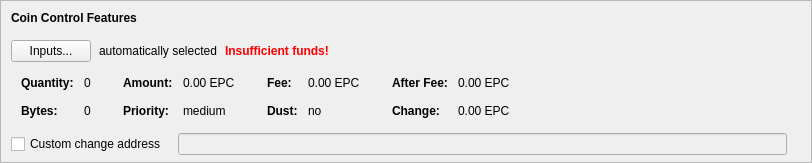
    <widget class="QFrame" name="frameCoinControl">
     <property name="sizePolicy">
      <sizepolicy hsizetype="Expanding" vsizetype="Expanding">
       <horstretch>0</horstretch>
       <verstretch>0</verstretch>
      </sizepolicy>
     </property>
     <property name="maximumSize">
      <size>
       <width>16777215</width>
       <height>16777215</height>
      </size>
     </property>
     <property name="frameShape">
      <enum>QFrame::StyledPanel</enum>
     </property>
     <property name="frameShadow">
      <enum>QFrame::Sunken</enum>
     </property>
     <layout class="QVBoxLayout" name="verticalLayoutCoinControl2">
      <property name="spacing">
       <number>0</number>
      </property>
      <property name="leftMargin">
       <number>0</number>
      </property>
      <property name="topMargin">
       <number>0</number>
      </property>
      <property name="rightMargin">
       <number>0</number>
      </property>
      <property name="bottomMargin">
       <number>6</number>
      </property>
      <item>
       <layout class="QVBoxLayout" name="verticalLayoutCoinControl" stretch="0,0,0,0,1">
        <property name="spacing">
         <number>0</number>
        </property>
        <property name="leftMargin">
         <number>10</number>
        </property>
        <property name="topMargin">
         <number>10</number>
        </property>
        <item>
         <layout class="QHBoxLayout" name="horizontalLayoutCoinControl1">
          <property name="bottomMargin">
           <number>15</number>
          </property>
          <item>
           <widget class="QLabel" name="labelCoinControlFeatures">
            <property name="sizePolicy">
             <sizepolicy hsizetype="Preferred" vsizetype="Maximum">
              <horstretch>0</horstretch>
              <verstretch>0</verstretch>
             </sizepolicy>
            </property>
            <property name="font">
             <font>
              <weight>75</weight>
              <bold>true</bold>
             </font>
            </property>
            <property name="styleSheet">
             <string notr="true">font-weight:bold;</string>
            </property>
            <property name="text">
             <string>Coin Control Features</string>
            </property>
           </widget>
          </item>
         </layout>
        </item>
        <item>
         <layout class="QHBoxLayout" name="horizontalLayoutCoinControl2" stretch="0,0,0,0">
          <property name="spacing">
           <number>8</number>
          </property>
          <property name="bottomMargin">
           <number>10</number>
          </property>
          <item>
           <widget class="QPushButton" name="pushButtonCoinControl">
            <property name="styleSheet">
             <string notr="true"/>
            </property>
            <property name="text">
             <string>Inputs...</string>
            </property>
            <property name="autoDefault">
             <bool>false</bool>
            </property>
           </widget>
          </item>
          <item>
           <widget class="QLabel" name="labelCoinControlAutomaticallySelected">
            <property name="text">
             <string>automatically selected</string>
            </property>
            <property name="margin">
             <number>5</number>
            </property>
           </widget>
          </item>
          <item>
           <widget class="QLabel" name="labelCoinControlInsuffFunds">
            <property name="font">
             <font>
              <weight>75</weight>
              <bold>true</bold>
             </font>
            </property>
            <property name="styleSheet">
             <string notr="true">color:red;font-weight:bold;</string>
            </property>
            <property name="text">
             <string>Insufficient funds!</string>
            </property>
            <property name="margin">
             <number>5</number>
            </property>
           </widget>
          </item>
          <item>
           <spacer name="horizontalSpacerCoinControl">
            <property name="orientation">
             <enum>Qt::Horizontal</enum>
            </property>
            <property name="sizeHint" stdset="0">
             <size>
              <width>40</width>
              <height>1</height>
             </size>
            </property>
           </spacer>
          </item>
         </layout>
        </item>
        <item>
         <widget class="QWidget" name="widgetCoinControl" native="true">
          <property name="sizePolicy">
           <sizepolicy hsizetype="Preferred" vsizetype="Preferred">
            <horstretch>0</horstretch>
            <verstretch>0</verstretch>
           </sizepolicy>
          </property>
          <property name="minimumSize">
           <size>
            <width>0</width>
            <height>0</height>
           </size>
          </property>
          <property name="styleSheet">
           <string notr="true"/>
          </property>
          <layout class="QHBoxLayout" name="horizontalLayoutCoinControl5">
           <property name="leftMargin">
            <number>0</number>
           </property>
           <property name="topMargin">
            <number>0</number>
           </property>
           <property name="rightMargin">
            <number>0</number>
           </property>
           <property name="bottomMargin">
            <number>0</number>
           </property>
           <item>
            <layout class="QHBoxLayout" name="horizontalLayoutCoinControl3" stretch="0,0,0,1">
             <property name="spacing">
              <number>20</number>
             </property>
             <property name="topMargin">
              <number>0</number>
             </property>
             <property name="bottomMargin">
              <number>10</number>
             </property>
             <item>
              <layout class="QFormLayout" name="formLayoutCoinControl1">
               <property name="horizontalSpacing">
                <number>10</number>
               </property>
               <property name="verticalSpacing">
                <number>14</number>
               </property>
               <property name="leftMargin">
                <number>10</number>
               </property>
               <property name="topMargin">
                <number>4</number>
               </property>
               <property name="rightMargin">
                <number>6</number>
               </property>
               <item row="0" column="0">
                <widget class="QLabel" name="labelCoinControlQuantityText">
                 <property name="font">
                  <font>
                   <weight>75</weight>
                   <bold>true</bold>
                  </font>
                 </property>
                 <property name="text">
                  <string>Quantity:</string>
                 </property>
                 <property name="margin">
                  <number>0</number>
                 </property>
                </widget>
               </item>
               <item row="0" column="1">
                <widget class="QLabel" name="labelCoinControlQuantity">
                 <property name="cursor">
                  <cursorShape>IBeamCursor</cursorShape>
                 </property>
                 <property name="contextMenuPolicy">
                  <enum>Qt::ActionsContextMenu</enum>
                 </property>
                 <property name="text">
                  <string notr="true">0</string>
                 </property>
                 <property name="margin">
                  <number>0</number>
                 </property>
                 <property name="textInteractionFlags">
                  <set>Qt::LinksAccessibleByMouse|Qt::TextSelectableByKeyboard|Qt::TextSelectableByMouse</set>
                 </property>
                </widget>
               </item>
               <item row="1" column="0">
                <widget class="QLabel" name="labelCoinControlBytesText">
                 <property name="font">
                  <font>
                   <weight>75</weight>
                   <bold>true</bold>
                  </font>
                 </property>
                 <property name="text">
                  <string>Bytes:</string>
                 </property>
                </widget>
               </item>
               <item row="1" column="1">
                <widget class="QLabel" name="labelCoinControlBytes">
                 <property name="cursor">
                  <cursorShape>IBeamCursor</cursorShape>
                 </property>
                 <property name="contextMenuPolicy">
                  <enum>Qt::ActionsContextMenu</enum>
                 </property>
                 <property name="text">
                  <string notr="true">0</string>
                 </property>
                 <property name="textInteractionFlags">
                  <set>Qt::LinksAccessibleByMouse|Qt::TextSelectableByKeyboard|Qt::TextSelectableByMouse</set>
                 </property>
                </widget>
               </item>
              </layout>
             </item>
             <item>
              <layout class="QFormLayout" name="formLayoutCoinControl2">
               <property name="horizontalSpacing">
                <number>10</number>
               </property>
               <property name="verticalSpacing">
                <number>14</number>
               </property>
               <property name="leftMargin">
                <number>6</number>
               </property>
               <property name="topMargin">
                <number>4</number>
               </property>
               <property name="rightMargin">
                <number>6</number>
               </property>
               <item row="0" column="0">
                <widget class="QLabel" name="labelCoinControlAmountText">
                 <property name="font">
                  <font>
                   <weight>75</weight>
                   <bold>true</bold>
                  </font>
                 </property>
                 <property name="text">
                  <string>Amount:</string>
                 </property>
                 <property name="margin">
                  <number>0</number>
                 </property>
                </widget>
               </item>
               <item row="0" column="1">
                <widget class="QLabel" name="labelCoinControlAmount">
                 <property name="cursor">
                  <cursorShape>IBeamCursor</cursorShape>
                 </property>
                 <property name="contextMenuPolicy">
                  <enum>Qt::ActionsContextMenu</enum>
                 </property>
                 <property name="text">
                  <string notr="true">0.00 EPC</string>
                 </property>
                 <property name="textInteractionFlags">
                  <set>Qt::LinksAccessibleByMouse|Qt::TextSelectableByKeyboard|Qt::TextSelectableByMouse</set>
                 </property>
                </widget>
               </item>
               <item row="1" column="0">
                <widget class="QLabel" name="labelCoinControlPriorityText">
                 <property name="font">
                  <font>
                   <weight>75</weight>
                   <bold>true</bold>
                  </font>
                 </property>
                 <property name="text">
                  <string>Priority:</string>
                 </property>
                </widget>
               </item>
               <item row="1" column="1">
                <widget class="QLabel" name="labelCoinControlPriority">
                 <property name="cursor">
                  <cursorShape>IBeamCursor</cursorShape>
                 </property>
                 <property name="contextMenuPolicy">
                  <enum>Qt::ActionsContextMenu</enum>
                 </property>
                 <property name="text">
                  <string notr="true">medium</string>
                 </property>
                 <property name="textInteractionFlags">
                  <set>Qt::LinksAccessibleByMouse|Qt::TextSelectableByKeyboard|Qt::TextSelectableByMouse</set>
                 </property>
                </widget>
               </item>
              </layout>
             </item>
             <item>
              <layout class="QFormLayout" name="formLayoutCoinControl3">
               <property name="horizontalSpacing">
                <number>10</number>
               </property>
               <property name="verticalSpacing">
                <number>14</number>
               </property>
               <property name="leftMargin">
                <number>6</number>
               </property>
               <property name="topMargin">
                <number>4</number>
               </property>
               <property name="rightMargin">
                <number>6</number>
               </property>
               <item row="0" column="0">
                <widget class="QLabel" name="labelCoinControlFeeText">
                 <property name="font">
                  <font>
                   <weight>75</weight>
                   <bold>true</bold>
                  </font>
                 </property>
                 <property name="text">
                  <string>Fee:</string>
                 </property>
                 <property name="margin">
                  <number>0</number>
                 </property>
                </widget>
               </item>
               <item row="0" column="1">
                <widget class="QLabel" name="labelCoinControlFee">
                 <property name="cursor">
                  <cursorShape>IBeamCursor</cursorShape>
                 </property>
                 <property name="contextMenuPolicy">
                  <enum>Qt::ActionsContextMenu</enum>
                 </property>
                 <property name="text">
                  <string notr="true">0.00 EPC</string>
                 </property>
                 <property name="textInteractionFlags">
                  <set>Qt::LinksAccessibleByMouse|Qt::TextSelectableByKeyboard|Qt::TextSelectableByMouse</set>
                 </property>
                </widget>
               </item>
               <item row="1" column="0">
                <widget class="QLabel" name="labelCoinControlLowOutputText">
                 <property name="font">
                  <font>
                   <weight>75</weight>
                   <bold>true</bold>
                  </font>
                 </property>
                 <property name="text">
                  <string>Dust:</string>
                 </property>
                </widget>
               </item>
               <item row="1" column="1">
                <widget class="QLabel" name="labelCoinControlLowOutput">
                 <property name="cursor">
                  <cursorShape>IBeamCursor</cursorShape>
                 </property>
                 <property name="contextMenuPolicy">
                  <enum>Qt::ActionsContextMenu</enum>
                 </property>
                 <property name="text">
                  <string notr="true">no</string>
                 </property>
                 <property name="textInteractionFlags">
                  <set>Qt::LinksAccessibleByMouse|Qt::TextSelectableByKeyboard|Qt::TextSelectableByMouse</set>
                 </property>
                </widget>
               </item>
              </layout>
             </item>
             <item>
              <layout class="QFormLayout" name="formLayoutCoinControl4">
               <property name="horizontalSpacing">
                <number>10</number>
               </property>
               <property name="verticalSpacing">
                <number>14</number>
               </property>
               <property name="leftMargin">
                <number>6</number>
               </property>
               <property name="topMargin">
                <number>4</number>
               </property>
               <property name="rightMargin">
                <number>6</number>
               </property>
               <item row="0" column="0">
                <widget class="QLabel" name="labelCoinControlAfterFeeText">
                 <property name="font">
                  <font>
                   <weight>75</weight>
                   <bold>true</bold>
                  </font>
                 </property>
                 <property name="text">
                  <string>After Fee:</string>
                 </property>
                 <property name="margin">
                  <number>0</number>
                 </property>
                </widget>
               </item>
               <item row="0" column="1">
                <widget class="QLabel" name="labelCoinControlAfterFee">
                 <property name="cursor">
                  <cursorShape>IBeamCursor</cursorShape>
                 </property>
                 <property name="contextMenuPolicy">
                  <enum>Qt::ActionsContextMenu</enum>
                 </property>
                 <property name="text">
                  <string notr="true">0.00 EPC</string>
                 </property>
                 <property name="textInteractionFlags">
                  <set>Qt::LinksAccessibleByMouse|Qt::TextSelectableByKeyboard|Qt::TextSelectableByMouse</set>
                 </property>
                </widget>
               </item>
               <item row="1" column="0">
                <widget class="QLabel" name="labelCoinControlChangeText">
                 <property name="font">
                  <font>
                   <weight>75</weight>
                   <bold>true</bold>
                  </font>
                 </property>
                 <property name="text">
                  <string>Change:</string>
                 </property>
                </widget>
               </item>
               <item row="1" column="1">
                <widget class="QLabel" name="labelCoinControlChange">
                 <property name="cursor">
                  <cursorShape>IBeamCursor</cursorShape>
                 </property>
                 <property name="contextMenuPolicy">
                  <enum>Qt::ActionsContextMenu</enum>
                 </property>
                 <property name="text">
                  <string notr="true">0.00 EPC</string>
                 </property>
                 <property name="textInteractionFlags">
                  <set>Qt::LinksAccessibleByMouse|Qt::TextSelectableByKeyboard|Qt::TextSelectableByMouse</set>
                 </property>
                </widget>
               </item>
              </layout>
             </item>
            </layout>
           </item>
          </layout>
         </widget>
        </item>
        <item>
         <layout class="QHBoxLayout" name="horizontalLayoutCoinControl4" stretch="0,0,0">
          <property name="spacing">
           <number>12</number>
          </property>
          <property name="sizeConstraint">
           <enum>QLayout::SetDefaultConstraint</enum>
          </property>
          <property name="topMargin">
           <number>5</number>
          </property>
          <property name="rightMargin">
           <number>5</number>
          </property>
          <item>
           <widget class="QCheckBox" name="checkBoxCoinControlChange">
            <property name="toolTip">
             <string>If this is activated, but the change address is empty or invalid, change will be sent to a newly generated address.</string>
            </property>
            <property name="text">
             <string>Custom change address</string>
            </property>
           </widget>
          </item>
          <item>
           <widget class="QValidatedLineEdit" name="lineEditCoinControlChange">
            <property name="enabled">
             <bool>false</bool>
            </property>
            <property name="sizePolicy">
             <sizepolicy hsizetype="Expanding" vsizetype="Fixed">
              <horstretch>0</horstretch>
              <verstretch>0</verstretch>
             </sizepolicy>
            </property>
           </widget>
          </item>
          <item>
           <widget class="QLabel" name="labelCoinControlChangeLabel">
            <property name="sizePolicy">
             <sizepolicy hsizetype="Preferred" vsizetype="Expanding">
              <horstretch>0</horstretch>
              <verstretch>0</verstretch>
             </sizepolicy>
            </property>
            <property name="minimumSize">
             <size>
              <width>0</width>
              <height>0</height>
             </size>
            </property>
            <property name="text">
             <string/>
            </property>
            <property name="margin">
             <number>3</number>
            </property>
           </widget>
          </item>
         </layout>
        </item>
        <item>
         <spacer name="verticalSpacerCoinControl">
          <property name="orientation">
           <enum>Qt::Vertical</enum>
          </property>
          <property name="sizeHint" stdset="0">
           <size>
            <width>800</width>
            <height>1</height>
           </size>
          </property>
         </spacer>
        </item>
       </layout>
      </item>
     </layout>
    </widget>
